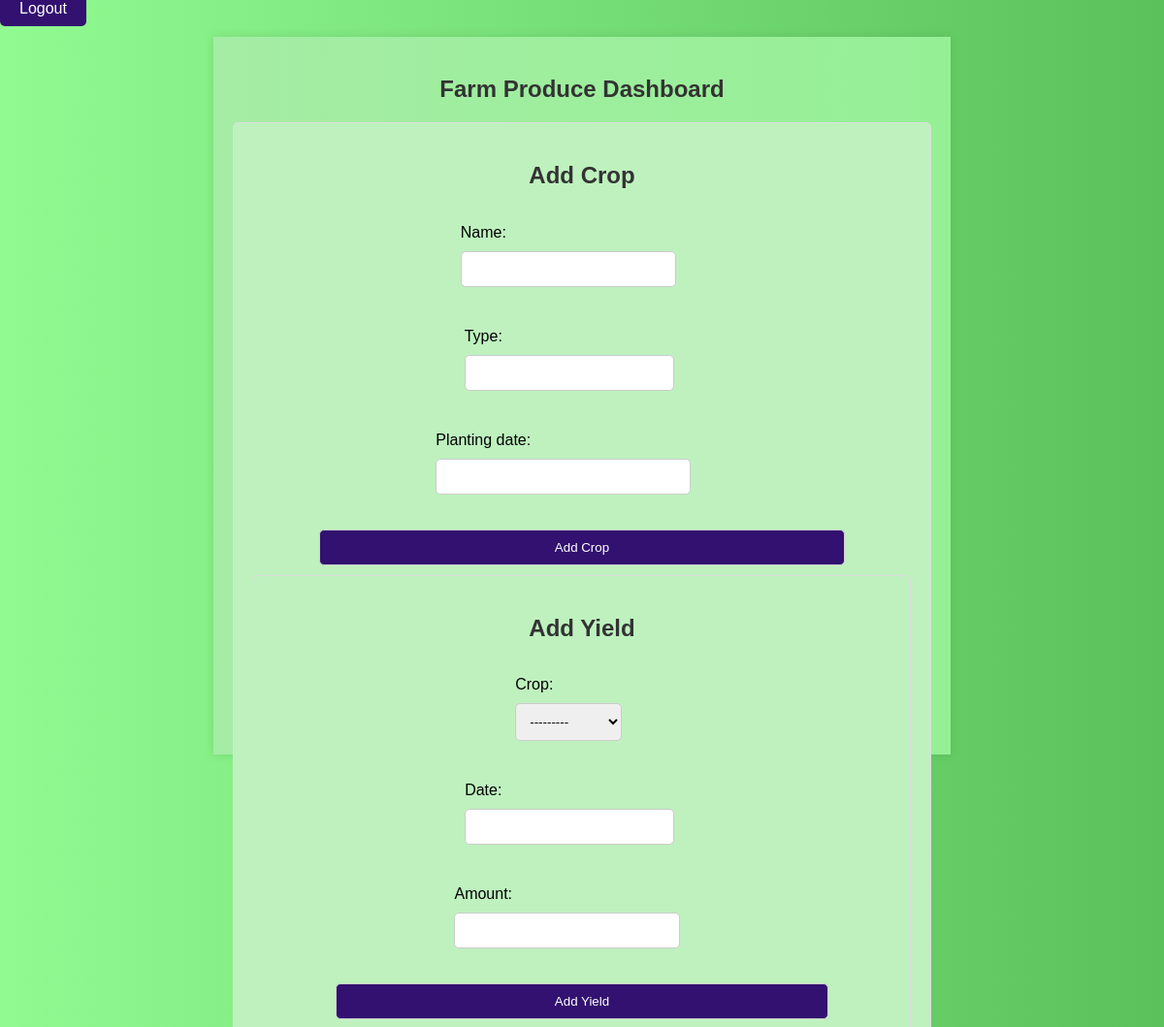
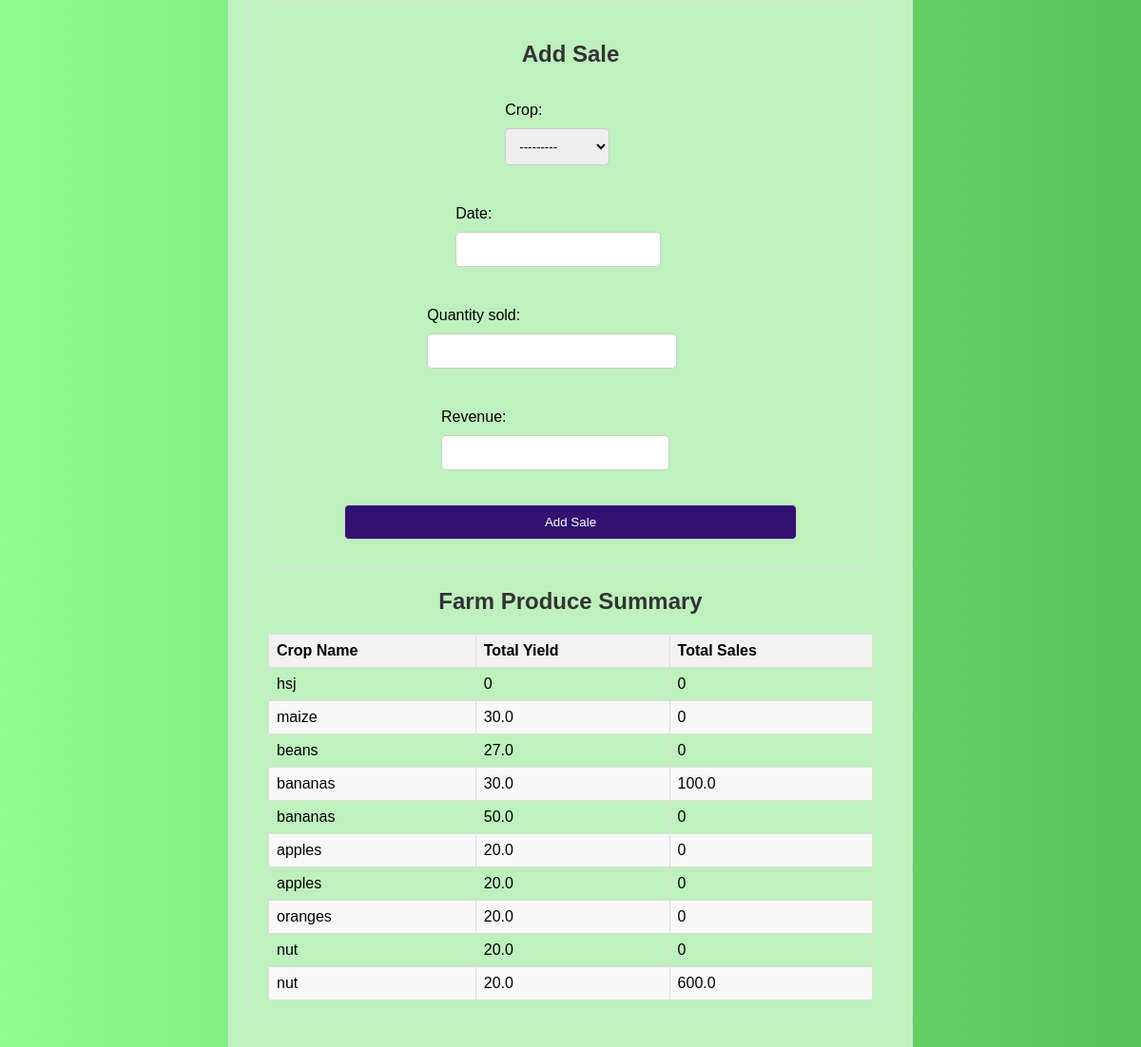
Screenshot of /produce/dashboard/ (signed in) with the database file from the repository (2 pictures, top to bottom).
### produce/models.py (models this page shows)
class Crop(models.Model):
    name = models.CharField(max_length=100)
    type = models.CharField(max_length=100)  # Example: Fruit, Vegetable, Grain
    planting_date = models.DateField()
    def __str__(self):
        return self.name

### produce/views.py (the view, shortened to what this page needs)
# urls.py: path('dashboard/', views.dashboard, name='dashboard'),
@login_required
def dashboard(request):
    crop_form = CropForm()
    yield_form = YieldForm()
    sale_form = SaleForm()
    crops = Crop.objects.all()
    yields = Yield.objects.all()
    sales = Sale.objects.all()
    print("Crops:", crops)
    print("Yields:", yields)
    print("Sales:", sales)
    crop_summary = []
    for crop in crops:
        total_yield = yields.filter(crop=crop).aggregate(Sum('amount'))['amount__sum'] or 0
        total_sales = sales.filter(crop=crop).aggregate(Sum('revenue'))['revenue__sum'] or 0
        crop_summary.append({
            'name': crop.name,
            'total_yield': total_yield,
            'total_sales': total_sales
        })
    context = {
        'crop_summary': crop_summary,
        'crop_form': crop_form,
        'yield_form': yield_form,
        'sale_form': sale_form,
    }
    return render(request, 'produce/dashboard.html', context)

### produce/forms.py
class CropForm(forms.ModelForm):
    class Meta:
        model = Crop
        fields = ['name', 'type', 'planting_date']

class YieldForm(forms.ModelForm):
    class Meta:
        model = Yield
        fields = ['crop', 'date', 'amount']

### produce/models.py (called while the page is built)
    def __str__(self):
        return f'{self.crop.name} - {self.amount} kg on {self.date}'

    def __str__(self):
        return f'Sale of {self.quantity_sold} kg of {self.crop.name} on {self.date}'

### produce/templates/produce/dashboard.html (shortened to what this page needs)
{% load static %}
<!DOCTYPE html>
<html>
<head>
    <link rel="stylesheet" type="text/css" href="{% static 'styles.css' %}">
</head>
<body>
    <div class="logout-container">
        <a href="{% url 'logout' %}" class="logout-button">Logout</a>
    </div>
    <div class="container">
        <h2>Farm Produce Dashboard</h2>
        <div class="form-block">
            <h2>Add Crop</h2>
            <form method="post" action="{% url 'dashboard' %}">
                {{ crop_form.as_p }}
                <button type="submit" name="add_crop">Add Crop</button>
            </form>
        <div class="form-block">
            <h2>Add Yield</h2>
            <form method="post" action ="{% url 'dashboard' %}">
            {{ yield_form.as_p }}
            <button type="submit" name="add_yield">Add Yield</button>
            </form>
        <div class="form-block">
            <h2>Add Sale</h2>
            <form method="post" action="{% url 'dashboard' %}">
            {{ sale_form.as_p }}
            <button type="submit" name="add_sale">Add Sale</button>
            </form>
        </div>
        <h2>Farm Produce Summary</h2>
        <table>
            <thead>
                <tr>
                    <th>Crop Name</th>
                    <th>Total Yield</th>
                    <th>Total Sales</th>
                </tr>
            </thead>
            <tbody>
                {% for crop in crop_summary %}
                <tr>
                    <td>{{ crop.name }}</td>
                    <td>{{ crop.total_yield }}</td>
                    <td>{{ crop.total_sales }}</td>
                </tr>
                {% empty %}
                <tr>
                    <td colspan="3">No data available</td>
                </tr>
                {% endfor %}
            </tbody>
        </table>
    </div>
</body>
</html>

### produce/static/styles.css (style rules this page uses)
body { font-family: Arial, sans-serif; background: linear-gradient(to right, rgb(145, 250, 145), rgb(91, 194, 91)); margin: 0; padding: 0; }
h2, h3 { color: #333; text-align: center; }
.container { width: 60%; margin: 20px auto; background: linear-gradient(to right, rgb(165, 236, 165), rgb(149, 240, 149)); padding: 20px; height:700px; box-shadow: 0 0 10px rgba(0, 0, 0, 0.1); }
form { display: flex; flex-direction: column; align-items: center; }
form input, form select, form button { width: 80%; margin: 10px 0; padding: 10px; border: 1px solid #ccc; border-radius: 5px; }
.form-block { background-color: #bef1be; padding: 20px; margin-bottom: 20px; border: 1px solid #ddd; border-radius: 5px; }
.form-block form { display: flex; flex-direction: column; }
button { background-color: #321170; color: white; border: none; cursor: pointer; }
table { width: 100%; border-collapse: collapse; margin-top: 20px; }
table, th, td { border: 1px solid #ddd; padding: 8px; }
th { background-color: #f2f2f2; text-align: left; }
tr:nth-child(even) { background-color: #f9f9f9; }
.logout-button { background-color: #f44336; color: white; padding: 10px 20px; border: none; border-radius: 5px; cursor: pointer; text-decoration: none; }

### rows the page displays
Crop: name "hsj"
Crop: name "maize"
Crop: name "beans"
Crop: name "bananas"
Crop: name "bananas"
Crop: name "apples"
Crop: name "apples"
Crop: name "oranges"
Crop: name "nut"
Crop: name "nut"

### other values shown
{{ crop.total_yield }} "0" "30.0" "27.0" "30.0" "50.0" "20.0" "20.0" "20.0" "20.0" "20.0"
{{ crop.total_sales }} "0" "0" "0" "100.0" "0" "0" "0" "0" "0" "600.0"
